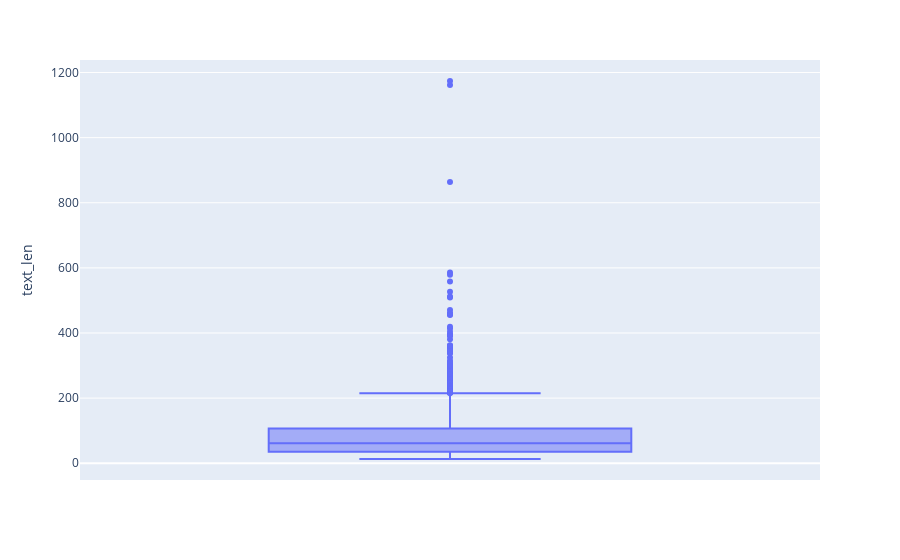

The notebook cell this image was saved under:
### Code cell
px.box(samp,y='text_len')

### Figure 1 — Plotly figure (JSON) as saved in the notebook; plotly's stock layout.template omitted (floating-point values rounded to 4 significant figures; data arrays with more than 128 entries replaced by an {"elided": "..."} marker saying what was removed)
{"data": [{"alignmentgroup": "True", "hovertemplate": "text_len=%{y}<extra></extra>", "legendgroup": "", "marker": {"color": "#636efa"}, "name": "", "notched": false, "offsetgroup": "", "orientation": "v", "showlegend": false, "type": "box", "x0": " ", "xaxis": "x", "y": {"elided": "2000 int values"}, "y0": " ", "yaxis": "y"}], "layout": {"boxmode": "group", "legend": {"tracegroupgap": 0}, "margin": {"t": 60}, "xaxis": {"anchor": "y", "domain": [0, 1]}, "yaxis": {"anchor": "x", "domain": [0, 1], "title": {"text": "text_len"}}}}
